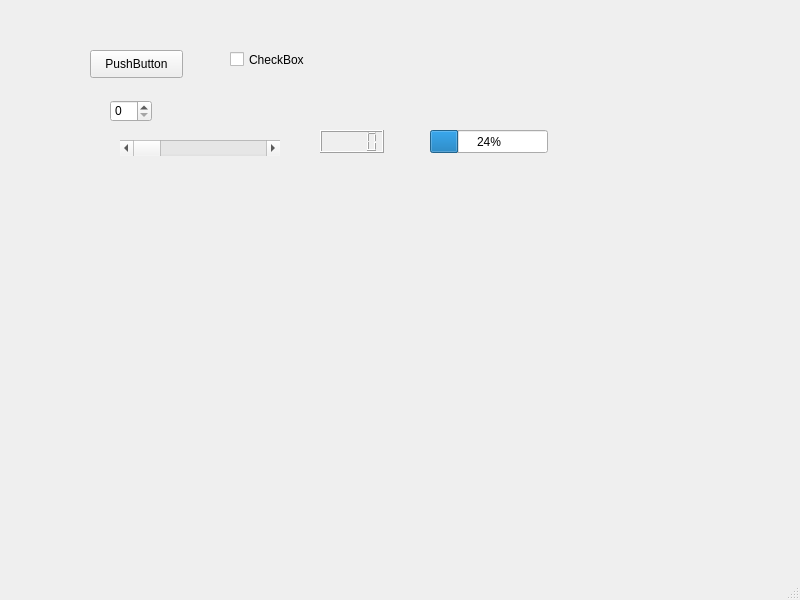
<?xml version="1.0" encoding="UTF-8"?>
<ui version="4.0">
 <class>MainWindow</class>
 <widget class="QMainWindow" name="MainWindow">
  <property name="geometry">
   <rect>
    <x>0</x>
    <y>0</y>
    <width>800</width>
    <height>600</height>
   </rect>
  </property>
  <property name="windowTitle">
   <string>MainWindow</string>
  </property>
  <property name="styleSheet">
   <string notr="true"/>
  </property>
  <widget class="QWidget" name="centralwidget">
   <widget class="QPushButton" name="pushButton">
    <property name="geometry">
     <rect>
      <x>90</x>
      <y>50</y>
      <width>93</width>
      <height>28</height>
     </rect>
    </property>
    <property name="text">
     <string>PushButton</string>
    </property>
   </widget>
   <widget class="QCheckBox" name="checkBox">
    <property name="geometry">
     <rect>
      <x>230</x>
      <y>50</y>
      <width>91</width>
      <height>19</height>
     </rect>
    </property>
    <property name="text">
     <string>CheckBox</string>
    </property>
   </widget>
   <widget class="QSpinBox" name="spinBox">
    <property name="geometry">
     <rect>
      <x>110</x>
      <y>100</y>
      <width>42</width>
      <height>22</height>
     </rect>
    </property>
   </widget>
   <widget class="QScrollBar" name="horizontalScrollBar">
    <property name="geometry">
     <rect>
      <x>120</x>
      <y>140</y>
      <width>160</width>
      <height>16</height>
     </rect>
    </property>
    <property name="styleSheet">
     <string notr="true"/>
    </property>
    <property name="orientation">
     <enum>Qt::Horizontal</enum>
    </property>
   </widget>
   <widget class="QLCDNumber" name="lcdNumber">
    <property name="geometry">
     <rect>
      <x>320</x>
      <y>130</y>
      <width>64</width>
      <height>23</height>
     </rect>
    </property>
   </widget>
   <widget class="QProgressBar" name="progressBar">
    <property name="geometry">
     <rect>
      <x>430</x>
      <y>130</y>
      <width>118</width>
      <height>23</height>
     </rect>
    </property>
    <property name="value">
     <number>24</number>
    </property>
   </widget>
  </widget>
  <widget class="QMenuBar" name="menubar">
   <property name="geometry">
    <rect>
     <x>0</x>
     <y>0</y>
     <width>800</width>
     <height>26</height>
    </rect>
   </property>
  </widget>
  <widget class="QStatusBar" name="statusbar"/>
 </widget>
 <resources/>
 <connections/>
</ui>
